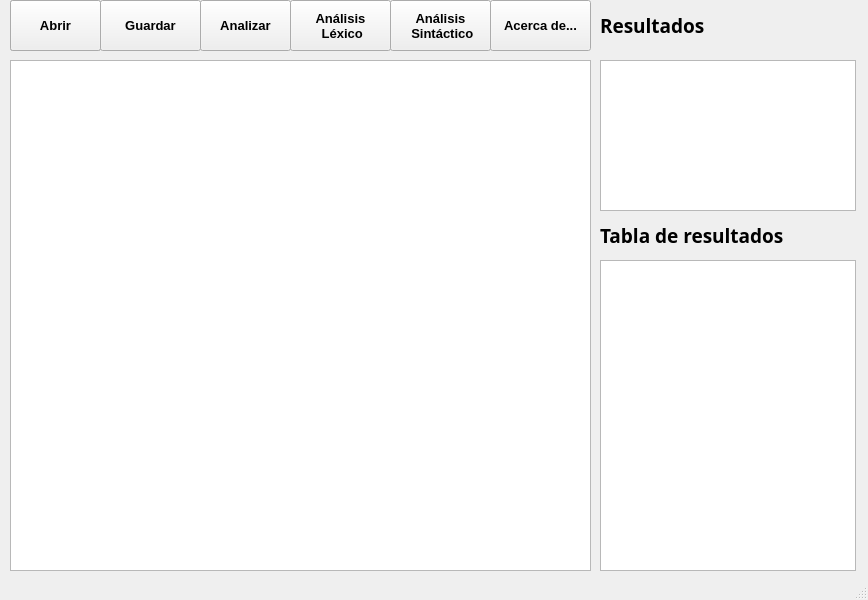
<?xml version="1.0" encoding="UTF-8"?>
<ui version="4.0">
 <class>MainWindow</class>
 <widget class="QMainWindow" name="MainWindow">
  <property name="geometry">
   <rect>
    <x>0</x>
    <y>0</y>
    <width>868</width>
    <height>600</height>
   </rect>
  </property>
  <property name="windowTitle">
   <string>Compilador Mapudungun</string>
  </property>
  <widget class="QWidget" name="centralwidget">
   <widget class="QPushButton" name="pushButton">
    <property name="geometry">
     <rect>
      <x>10</x>
      <y>0</y>
      <width>91</width>
      <height>51</height>
     </rect>
    </property>
    <property name="font">
     <font>
      <pointsize>10</pointsize>
      <weight>75</weight>
      <bold>true</bold>
     </font>
    </property>
    <property name="text">
     <string>Abrir</string>
    </property>
   </widget>
   <widget class="QPushButton" name="pushButton_2">
    <property name="geometry">
     <rect>
      <x>100</x>
      <y>0</y>
      <width>101</width>
      <height>51</height>
     </rect>
    </property>
    <property name="font">
     <font>
      <pointsize>10</pointsize>
      <weight>75</weight>
      <bold>true</bold>
     </font>
    </property>
    <property name="text">
     <string>Guardar</string>
    </property>
   </widget>
   <widget class="QPushButton" name="pushButton_3">
    <property name="geometry">
     <rect>
      <x>200</x>
      <y>0</y>
      <width>91</width>
      <height>51</height>
     </rect>
    </property>
    <property name="font">
     <font>
      <family>MS Shell Dlg 2</family>
      <pointsize>10</pointsize>
      <weight>75</weight>
      <bold>true</bold>
     </font>
    </property>
    <property name="text">
     <string>Analizar</string>
    </property>
   </widget>
   <widget class="QPushButton" name="pushButton_5">
    <property name="geometry">
     <rect>
      <x>490</x>
      <y>0</y>
      <width>101</width>
      <height>51</height>
     </rect>
    </property>
    <property name="font">
     <font>
      <pointsize>10</pointsize>
      <weight>75</weight>
      <bold>true</bold>
     </font>
    </property>
    <property name="text">
     <string>Acerca de...</string>
    </property>
   </widget>
   <widget class="QTextEdit" name="textEdit">
    <property name="geometry">
     <rect>
      <x>10</x>
      <y>60</y>
      <width>581</width>
      <height>511</height>
     </rect>
    </property>
    <property name="font">
     <font>
      <pointsize>11</pointsize>
     </font>
    </property>
    <property name="autoFillBackground">
     <bool>true</bool>
    </property>
    <property name="inputMethodHints">
     <set>Qt::ImhMultiLine</set>
    </property>
   </widget>
   <widget class="QTextBrowser" name="textBrowser">
    <property name="geometry">
     <rect>
      <x>600</x>
      <y>60</y>
      <width>256</width>
      <height>151</height>
     </rect>
    </property>
   </widget>
   <widget class="QTextBrowser" name="textBrowser_2">
    <property name="geometry">
     <rect>
      <x>600</x>
      <y>260</y>
      <width>256</width>
      <height>311</height>
     </rect>
    </property>
   </widget>
   <widget class="QLabel" name="label">
    <property name="geometry">
     <rect>
      <x>600</x>
      <y>10</y>
      <width>151</width>
      <height>31</height>
     </rect>
    </property>
    <property name="font">
     <font>
      <family>Arial Black</family>
      <pointsize>14</pointsize>
      <weight>75</weight>
      <italic>false</italic>
      <bold>true</bold>
     </font>
    </property>
    <property name="text">
     <string>Resultados</string>
    </property>
   </widget>
   <widget class="QLabel" name="label_2">
    <property name="geometry">
     <rect>
      <x>600</x>
      <y>220</y>
      <width>251</width>
      <height>31</height>
     </rect>
    </property>
    <property name="font">
     <font>
      <family>Arial Black</family>
      <pointsize>14</pointsize>
      <weight>75</weight>
      <bold>true</bold>
     </font>
    </property>
    <property name="text">
     <string>Tabla de resultados</string>
    </property>
   </widget>
   <widget class="QPushButton" name="pushButton_4">
    <property name="geometry">
     <rect>
      <x>290</x>
      <y>0</y>
      <width>101</width>
      <height>51</height>
     </rect>
    </property>
    <property name="font">
     <font>
      <pointsize>10</pointsize>
      <weight>75</weight>
      <bold>true</bold>
     </font>
    </property>
    <property name="text">
     <string>Análisis
 Léxico</string>
    </property>
   </widget>
   <widget class="QPushButton" name="pushButton_6">
    <property name="geometry">
     <rect>
      <x>390</x>
      <y>0</y>
      <width>101</width>
      <height>51</height>
     </rect>
    </property>
    <property name="font">
     <font>
      <pointsize>10</pointsize>
      <weight>75</weight>
      <bold>true</bold>
     </font>
    </property>
    <property name="inputMethodHints">
     <set>Qt::ImhMultiLine</set>
    </property>
    <property name="text">
     <string>Análisis
 Sintáctico</string>
    </property>
   </widget>
   <widget class="QPushButton" name="pushButton_7">
    <property name="geometry">
     <rect>
      <x>10</x>
      <y>0</y>
      <width>91</width>
      <height>51</height>
     </rect>
    </property>
    <property name="font">
     <font>
      <pointsize>10</pointsize>
      <weight>75</weight>
      <bold>true</bold>
     </font>
    </property>
    <property name="text">
     <string>Abrir</string>
    </property>
   </widget>
  </widget>
  <widget class="QMenuBar" name="menubar">
   <property name="geometry">
    <rect>
     <x>0</x>
     <y>0</y>
     <width>868</width>
     <height>22</height>
    </rect>
   </property>
  </widget>
  <widget class="QStatusBar" name="statusbar"/>
 </widget>
 <resources/>
 <connections/>
</ui>
